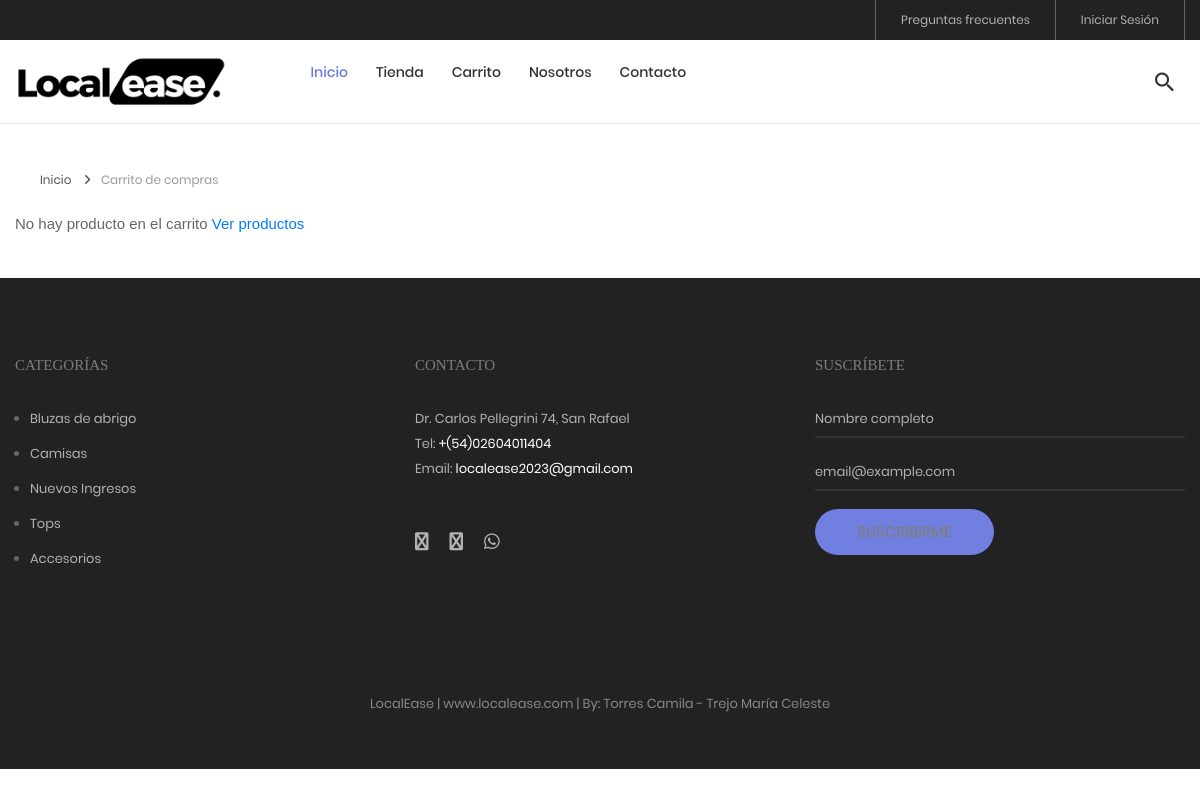
/carrito, run on the app's committed database.
### tables this page shows
CREATE TABLE `categoria` (
  `idcategoria` bigint(20) NOT NULL,
  `nombre` varchar(100) NOT NULL,
  `descripcion` text NOT NULL,
  `portada` varchar(100) NOT NULL,
  `datecreated` datetime NOT NULL DEFAULT current_timestamp(),
  `ruta` varchar(255) NOT NULL,
  `status` int(11) NOT NULL DEFAULT 1
);

### Helpers/Helpers.php (called while the page is built, shortened)
<?php
	function base_url()
	{
		return BASE_URL;
	}
    function footerTienda($data="")
    {
        $view_footer = "Views/Template/footer_tienda.php";
        require_once ($view_footer);
    }
    function getCatFooter(){
        require_once ("Models/CategoriasModel.php");
        $objCategoria = new CategoriasModel();
        $request = $objCategoria->getCategoriasFooter();
        return $request;
    }
    function getInfoPage(int $idpagina){
        require_once("Libraries/Core/Mysql.php");
        $con = new Mysql();
        $sql = "SELECT * FROM post WHERE idpost = $idpagina";
        $request = $con->select($sql);
        return $request;
    }
 ?>

### Libraries/Core/Views.php (called while the page is built)
<?php
	class Views
	{
		function getView($controller,$view,$data="")
		{
			$controller = get_class($controller);
			if($controller == "Home"){
				$view = "Views/".$view.".php";
			}else{
				$view = "Views/".$controller."/".$view.".php";
			}
			require_once ($view);
		}
	}
 ?>

### Controllers/Carrito.php (called while the page is built, shortened)
<?php
	class Carrito extends Controllers{
		public function carrito()
		{
			$data['page_tag'] = NOMBRE_EMPESA.' - Carrito';
			$data['page_title'] = 'Carrito de compras';
			$data['page_name'] = "carrito";
			$this->views->getView($this,"carrito",$data);
		}
	}
 ?>

### index.php (called while the page is built, shortened)
<?php
	require_once("Helpers/Helpers.php");
	require_once("Libraries/Core/Load.php");
 ?>

### Libraries/Core/Conexion.php (called while the page is built)
<?php
class Conexion{
	private $conect;
	public function __construct(){
		$connectionString = "mysql:host=".DB_HOST.";dbname=".DB_NAME.";charset=".DB_CHARSET;
		try{
			$this->conect = new PDO($connectionString, DB_USER, DB_PASSWORD);
			$this->conect->setAttribute(PDO::ATTR_ERRMODE, PDO::ERRMODE_EXCEPTION);
		}catch(PDOException $e){
			$this->conect = 'Error de conexión';
		    echo "ERROR: " . $e->getMessage();
		}
	}
	public function conect(){
		return $this->conect;
	}
}
?>

### Libraries/Core/Mysql.php (called while the page is built, shortened)
<?php
	class Mysql extends Conexion
	{
		private $conexion;
		function __construct()
		{
			$this->conexion = new Conexion();
			$this->conexion = $this->conexion->conect();
		}
		public function select_all(string $query)
		{
			$this->strquery = $query;
        	$result = $this->conexion->prepare($this->strquery);
			$result->execute();
        	$data = $result->fetchall(PDO::FETCH_ASSOC);
        	return $data;
		}
	}
 ?>

### Models/CategoriasModel.php (called while the page is built, shortened)
<?php
	class CategoriasModel extends Mysql
	{
		public function getCategoriasFooter(){
			$sql = "SELECT idcategoria, nombre, descripcion, portada, ruta
					FROM categoria WHERE  status = 1 AND idcategoria IN (".CAT_FOOTER.")";
			$request = $this->select_all($sql);
			if(count($request) > 0){
				for ($c=0; $c < count($request) ; $c++) {
					$request[$c]['portada'] = BASE_URL.'/Assets/images/uploads/'.$request[$c]['portada'];
				}
			}
			return $request;
		}
	}
 ?>

### Views/Template/footer_tienda.php (the view, shortened to what this page needs)
	<?php
		$catFotter = getCatFooter();
	 ?>
	<footer class="bg3 p-t-75 p-b-32">
		<div class="container">
			<div class="row">
				<div class="col-sm-6 col-lg-4 p-b-50">
					<h4 class="stext-301 cl0 p-b-30">
						Categorías
					</h4>
					<?php if(count($catFotter) > 0){ ?>
					<ul>
						<?php foreach ($catFotter as $cat) { ?>
						<li class="p-b-10">
							<a href="<?= base_url() ?>/tienda/categoria/<?= $cat['idcategoria'].'/'.$cat['ruta'] ?>" class="stext-107 cl7 hov-cl1 trans-04">
								<?= $cat['nombre'] ?>
							</a>
						</li>
						<?php } ?>
					</ul>
					<?php } ?>
				</div>
				<div class="col-sm-6 col-lg-4 p-b-50">
					<h4 class="stext-301 cl0 p-b-30">
						Contacto
					</h4>
					<p class="stext-107 cl7 size-201">
						<?= DIRECCION ?> <br>
						Tel: <a class="linkFooter" href="tel:<?= TELEMPRESA ?>"><?= TELEMPRESA ?></a><br>
						Email: <a class="linkFooter" href="mailto:<?= EMAIL_EMPRESA ?>"><?= EMAIL_EMPRESA ?></a>
					</p>
					<div class="p-t-27">
						<a href="<?= FACEBOOK ?>" target="_blanck" class="fs-18 cl7 hov-cl1 trans-04 m-r-16">
							<i class="fa fa-facebook"></i>
						</a>
						<a href="<?= INSTAGRAM ?>" target="_blanck"  class="fs-18 cl7 hov-cl1 trans-04 m-r-16">
							<i class="fa fa-instagram"></i>
						</a>
						<a href="https://wa.me/<?= WHATSAPP ?>" target="_blanck"  class="fs-18 cl7 hov-cl1 trans-04 m-r-16">
							<i class="fab fa-whatsapp"></i>
						</a>
					</div>
				</div>
				<div class="col-sm-6 col-lg-4 p-b-50">
					<h4 class="stext-301 cl0 p-b-30">
						Suscríbete
					</h4>
					<form id="frmSuscripcion" name="frmSuscripcion">
						<div class="wrap-input1 w-full p-b-4">
							<input class="input1 bg-none plh1 stext-107 cl7" type="text" id="nombreSuscripcion" name="nombreSuscripcion" placeholder="Nombre completo" required>
						</div>
						<br>
						<div class="wrap-input1 w-full p-b-4">
							<input class="input1 bg-none plh1 stext-107 cl7" type="email" id="emailSuscripcion" name="emailSuscripcion" placeholder="email@example.com" required >
						</div>
						<div class="p-t-18">
							<button class="flex-c-m stext-101 cl0 size-103 bg1 bor1 hov-btn2 p-lr-15 trans-04">
							</button>
						</div>
					</form>
				</div>
			</div>
			<div class="p-t-40">
				<p class="stext-107 cl6 txt-center">
					<?= NOMBRE_EMPESA; ?> | <?= WEB_EMPRESA; ?> | By: Torres Camila - Trejo María Celeste
				</p>
			</div>
		</div>
	</footer>
</body>
</html>

### Assets/tienda/css/main.css (style rules this page uses)
.container { max-width: 1380px; }
@media (max-width: 1600px) { .container { max-width: 1200px; } }
.container p { margin-bottom: 20px; }
.container ul, .container ol { margin-left: 15px; margin-bottom: 20px; }
.container ul, .container ul li { list-style: initial; }
.cl0 { color: #7D7D7D; }
.cl6 { color: #888; }
.cl7 { color: #b2b2b2; }
.stext-101 { font-family: Poppins-Medium; font-size: 15px; line-height: 1.466667; text-transform: uppercase; }
.stext-107 { font-family: Poppins-Regular; font-size: 13px; line-height: 1.923; }
.stext-301 { font-family: Montserrat-Bold; font-size: 15px; line-height: 1.6; text-transform: uppercase; }
.size-103 { min-width: 179px; height: 46px; }
.size-201 { max-width: 270px; }
.bg-none { background-color: transparent; }
.bg1 { background-color: #717fe0; }
.bg3 { background-color: #222; }
.bor1 { border-radius: 23px; }
.wrap-input1 { position: relative; border-bottom: 2px solid rgba(204,204,204, 0.1); }
.input1 { background-color: transparent; width: 100%; }
.linkFooter { color: #FFF !important; }

### data on the page
categoria: nombre "Bluzas de abrigo"
categoria: nombre "Camisas"
categoria: nombre "Nuevos Ingresos"
categoria: nombre "Tops"
categoria: nombre "Accesorios"

### other printed values
$data['page_title'] "Carrito de compras"
DIRECCION "Dr. Carlos Pellegrini 74, San Rafael"
TELEMPRESA "+(54)02604011404"
EMAIL_EMPRESA "localease2023@gmail.com"
NOMBRE_EMPESA "LocalEase"
WEB_EMPRESA "www.localease.com"
